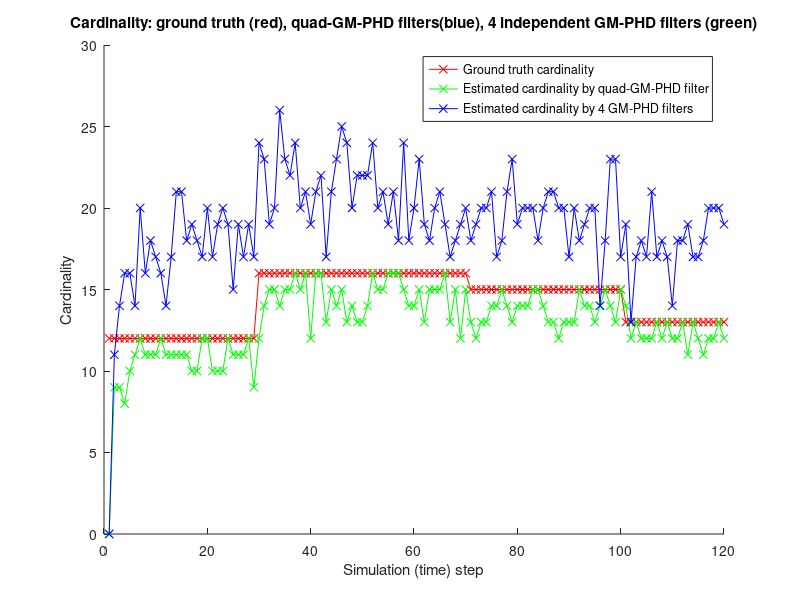
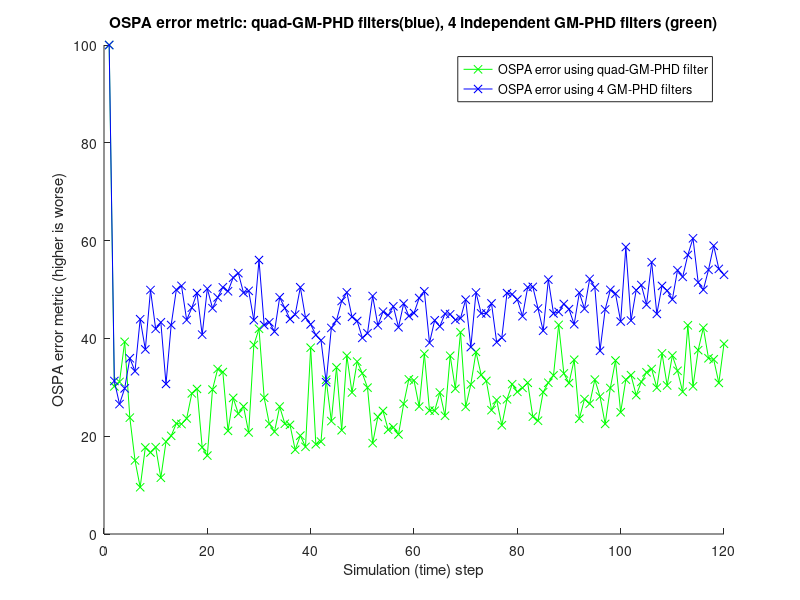
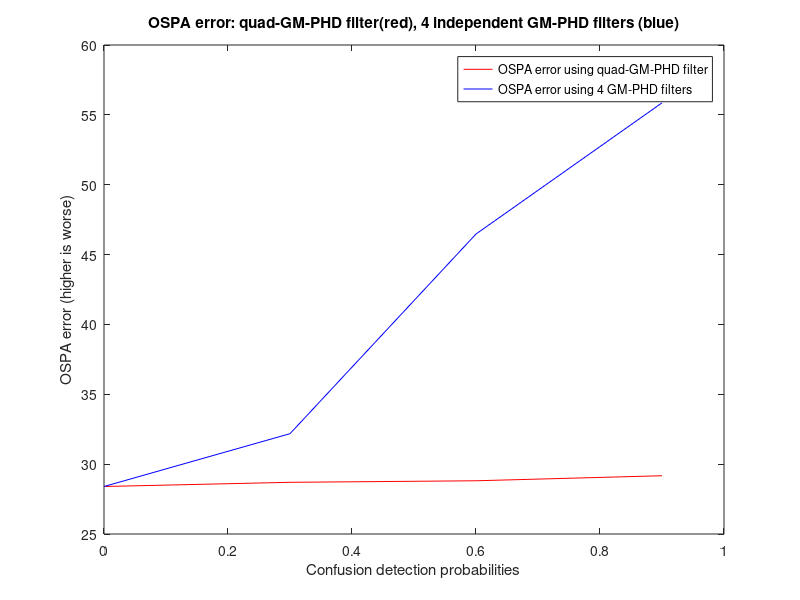

MATLAB code to generate these figures, in order:
% Loading saved files and plotting the evaluations of OSPA and Cardinality
%
% -------------------------------------------------------------------------
% Nathanael L. Baisa: nathanaellmss@gmail.com
% Original: March 31st, 2014
% Modified: March 31st, 2019
% -------------------------------------------------------------------------

clc;
clear;
close all;

% % Cardinality
% load('CardinalityByStatesSizeQuad03.mat');
% load('CardinalityByStatesSizeIndep03.mat');
% load('CardinalityByWeightsQuad03.mat');
% load('CardinalityByWeightsIndep03.mat');
% load('CardinalityGT03.mat');

load('CardinalityByStatesSizeQuad06.mat');
load('CardinalityByStatesSizeIndep06.mat');
load('CardinalityByWeightsQuad06.mat');
load('CardinalityByWeightsIndep06.mat');
load('CardinalityGT06.mat');

% load('CardinalityByStatesSizeQuad09.mat');
% load('CardinalityByStatesSizeIndep09.mat');
% load('CardinalityByWeightsQuad09.mat');
% load('CardinalityByWeightsIndep09.mat');
% load('CardinalityGT09.mat');

% OSPA metric
% load('metric_historyQuad03.mat');
% load('metric_historyIndep03.mat');

load('metric_historyQuad06.mat');
load('metric_historyIndep06.mat');

% load('metric_historyQuad09.mat');
% load('metric_historyIndep09.mat');

cutoff_c = 100;

figure(1), hold on
plot(numTarGt, 'x-r'); 
plot(numTarEstByStatesSizeQuad , 'x-g'); 
plot(numTarEstByStatesSizeIndep, 'x-b');  
xlabel('Simulation (time) step');
ylabel('Cardinality');
title('Cardinality: ground truth (red), quad-GM-PHD filters(blue), 4 independent GM-PHD filters (green)');
hleg1 = legend('Ground truth cardinality', 'Estimated cardinality by quad-GM-PHD filter','Estimated cardinality by 4 GM-PHD filters');

hold off

figure(2),hold on
axis([0 120 0 cutoff_c]);
plot(metric_historyQuad, 'x-g'); 
plot(metric_historyIndep, 'x-b');
xlabel('Simulation (time) step');
ylabel('OSPA error metric (higher is worse)');
title('OSPA error metric: quad-GM-PHD filters(blue), 4 independent GM-PHD filters (green)');
hleg1 = legend('OSPA error using quad-GM-PHD filter','OSPA error using 4 GM-PHD filters');
hold off
        
   
OSPAtotalQuad = sum(metric_historyQuad)/length(metric_historyQuad)
OSPAtotalIndep = sum(metric_historyIndep)/length(metric_historyIndep)


%% Plot OSPA values of both quad GM-PHD filter and 4 independent GM-PHD filters
% y1 = [32.50, 33.15, 33.32, 34.22]; % old
% y2 = [32.50, 35.57, 48.38, 56.53];

y1 = [28.40, 28.70, 28.81, 29.17];
y2 = [28.40, 32.18, 46.47, 55.86];
x =  [0, 0.3, 0.6, 0.9];
figure, plot(x,y1,'-r'), hold on
plot(x,y2,'-b');
xlabel('Confusion detection probabilities');
ylabel('OSPA error (higher is worse)');
title('OSPA error: quad-GM-PHD filter(red), 4 independent GM-PHD filters (blue)');
hleg1 = legend('OSPA error using quad-GM-PHD filter','OSPA error using 4 GM-PHD filters');
hold off
        
%%



